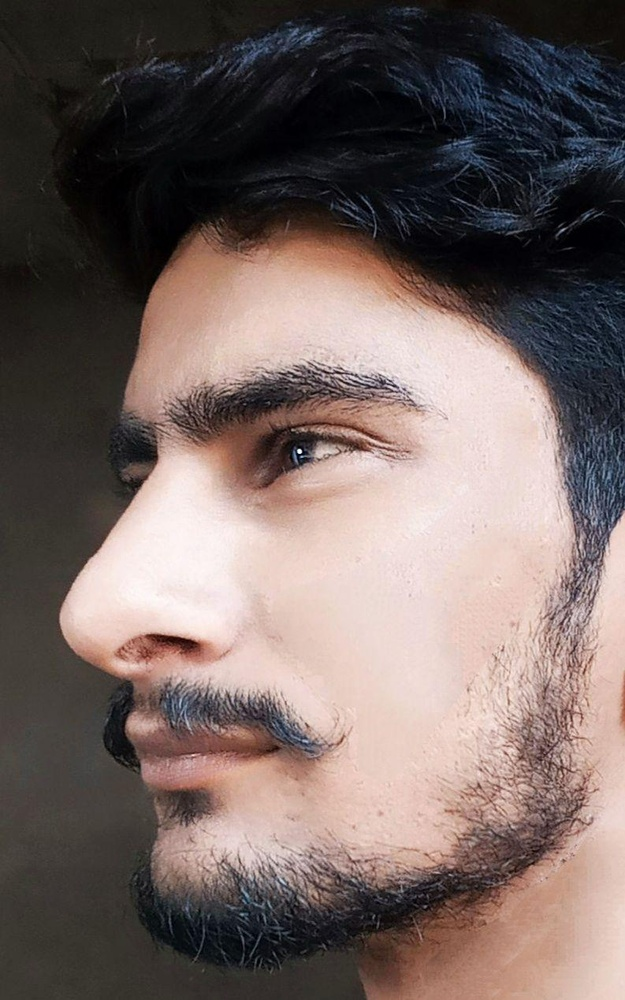
#> input picture OpenCV_python/image.jpg, 625 x 1000 px, shrunk from 793 x 1269 before the run, given in place of the camera
$ python 23_colorFiltering_BitwiseOperationWebCam.py
#> lines starting #> are read from the running program, lines starting #| are printed output that depends on the picture; after the words box and inside, x2 and y2 are one past the last pixel; in counts of white or black regions, pixels touching at a corner belong together
import cv2
import numpy as np

capture = cv2.VideoCapture(0)
# print(capture)
while True:
    ret, frame = capture.read()
#> frame is the input picture: shape (1000, 625, 3); mean B, G, R 98.8, 102.5, 117.2
    # HSV thresholding to get rid of as much background as possible
    hsv = cv2.cvtColor(frame,cv2.COLOR_BGR2HSV)
#> hsv: shape (1000, 625, 3); mean H, S, V 40.1, 63.9, 119.8
    # print(hsv)
    # you can change array value(hsv hue sat value...)
    low_range = np.array([50, 50, 50])
    up_range = np.array([240, 255, 255])
    # print("High",high_range)
    # print("Low",low_range)
    #
    mask = cv2.inRange(hsv,low_range,up_range)
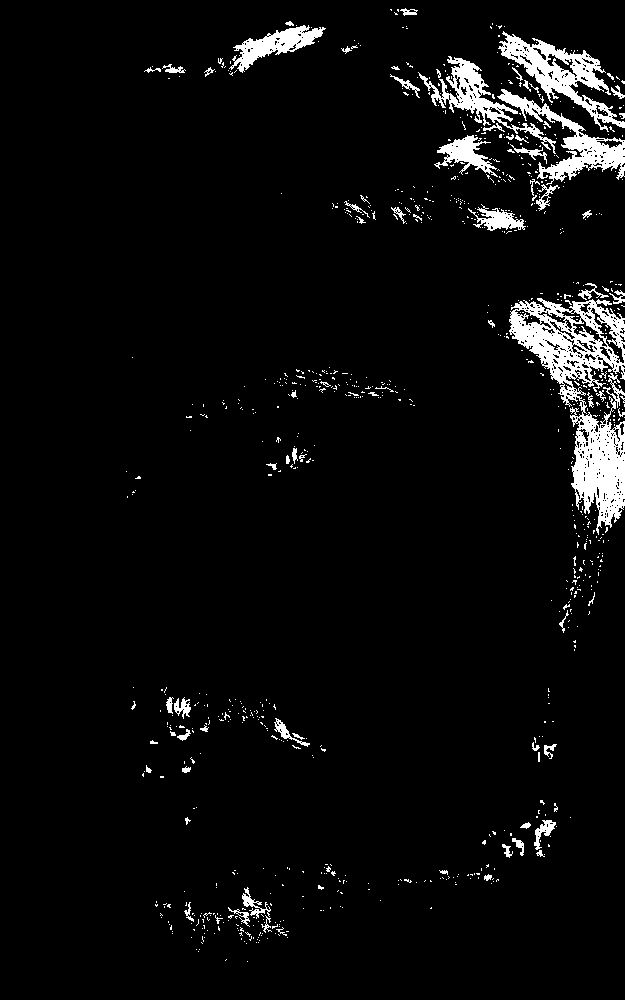
#> mask: shape (1000, 625); 4.6% white; 885 white regions (806 under 20 px), largest, box (x1, y1, x2, y2) and area: (509, 298, 625, 535) 10043, (498, 31, 625, 132) 3568, (497, 89, 625, 185) 2911
    result = cv2.bitwise_and(frame,frame,mask=mask)
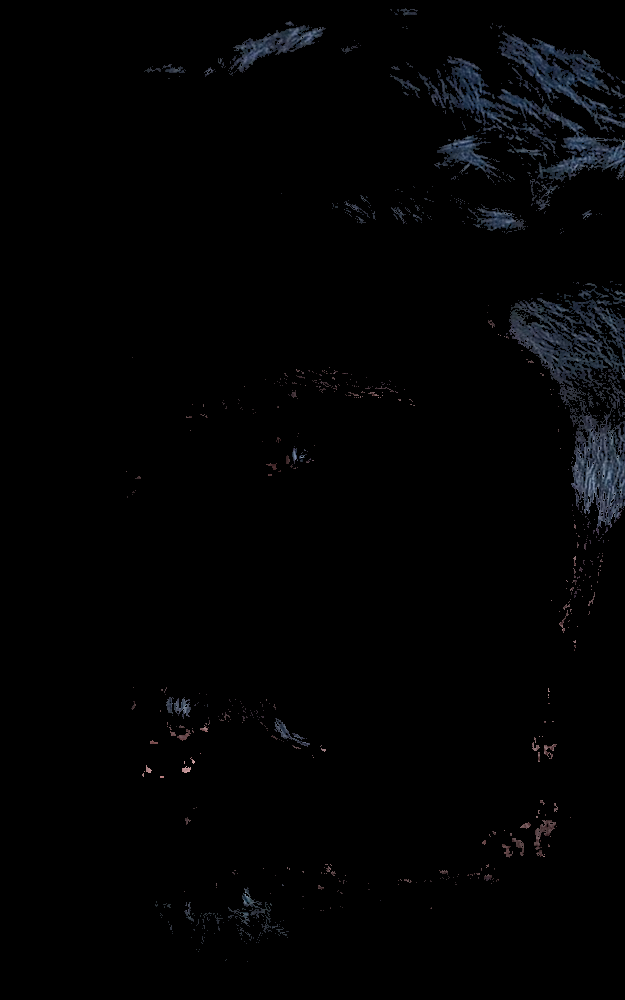
#> result: shape (1000, 625, 3); mean B, G, R 3.4, 2.7, 2.4

    cv2.imshow("First mask", mask) # filter output Black in white
    cv2.imshow("Second Frame", frame) # Real camera video output
    cv2.imshow("Result",result) # blue

    k = cv2.waitKey(5) & 0xFF
#> (key Esc is pressed here)
    if k == 13:
        break
capture.release()
cv2.destroyAllWindows()

$ run again, on OpenCV_python/12.jpg
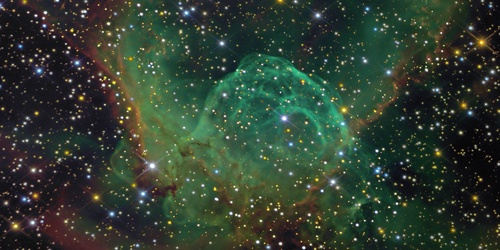
#> input picture OpenCV_python/12.jpg, 500 x 250 px, given in place of the camera
#> frame is the input picture: shape (250, 500, 3); mean B, G, R 49.4, 62.5, 48.9
#> hsv: shape (250, 500, 3); mean H, S, V 75, 94.2, 66.4
#> `mask = cv2.inRange(hsv,low_range,up_range)`:
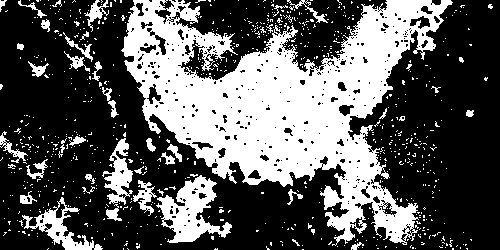
#> mask: shape (250, 500); 35.5% white; 771 white regions (731 under 20 px), largest, box (x1, y1, x2, y2) and area: (121, 0, 453, 246) 34665, (156, 175, 232, 243) 2329, (22, 197, 103, 250) 1134
#> `result = cv2.bitwise_and(frame,frame,mask=mask)`:
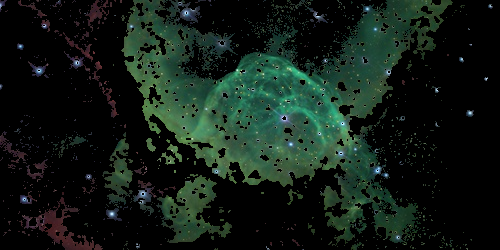
#> result: shape (250, 500, 3); mean B, G, R 22.2, 29.4, 17.6
